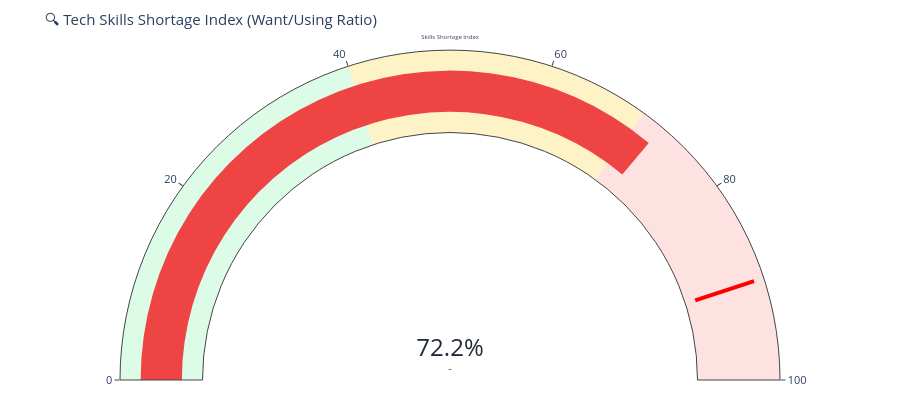

Write notebook code for a chart like this one.
### Code cell
# CELL 57: Skills Shortage Index - Gauge Visualization
# 📍 TAB: Tech Trends
# ✅ Compara: O que developers QUEREM aprender vs O que JÁ SABEM

# Calculate shortage index (want/using ratio) for top languages
lang_using = dataset_limpo_medianag['LanguageHaveWorkedWith'].fillna('').astype(str)
lang_want = dataset_limpo_medianag['LanguageWantToWorkWith'].fillna('').astype(str)

lang_using_exp = lang_using.str.split(';').explode().str.strip()
lang_want_exp = lang_want.str.split(';').explode().str.strip()

using_counts = lang_using_exp[lang_using_exp != ''].value_counts()
want_counts = lang_want_exp[lang_want_exp != ''].value_counts()

# Calculate shortage index for top languages
shortage_scores = {}
for lang in using_counts.head(10).index:
    using = using_counts.get(lang, 0.1)
    wanting = want_counts.get(lang, 0)
    shortage_scores[lang] = (wanting / using) * 100 if using > 0 else 0

avg_shortage = np.mean(list(shortage_scores.values()))
shortage_level = min(100, avg_shortage)  # 0-100 scale

# Gauge visualization using plotly
fig = go.Figure(go.Indicator(
    mode='gauge+number+delta',
    value=shortage_level,
    domain={'x': [0, 1], 'y': [0, 1]},
    title={'text': 'Skills Shortage Index'},
    gauge={'axis': {'range': [None, 100]},
           'bar': {'color': '#ef4444'} if shortage_level > 70 else {'color': '#f59e0b'} if shortage_level > 40 else {'color': '#10b981'},
           'steps': [{'range': [0, 40], 'color': '#dcfce7'},
                    {'range': [40, 70], 'color': '#fef3c7'},
                    {'range': [70, 100], 'color': '#fee2e2'}],
           'threshold': {'line': {'color': 'red', 'width': 4}, 'thickness': 0.75, 'value': 90}},
    number={'suffix': '%', 'font': {'size': 24, 'color': '#1f2937'}}
))

fig.update_layout(
    title_text='🔍 Tech Skills Shortage Index (Want/Using Ratio)',
    height=400,
    margin=dict(l=20, r=20, t=50, b=20),
    font=dict(size=11)
)
fig.show()
print(f"✓ Average Shortage Index: {avg_shortage:.1f}% | Shortage Level: {'HIGH 🔴' if shortage_level > 70 else 'MEDIUM 🟡' if shortage_level > 40 else 'LOW 🟢'}")

### Figure 1 — Plotly figure (JSON) as saved in the notebook; plotly's stock layout.template omitted (floating-point values rounded to 4 significant figures)
{"data": [{"domain": {"x": [0, 1], "y": [0, 1]}, "gauge": {"axis": {"range": [null, 100]}, "bar": {"color": "#ef4444"}, "steps": [{"color": "#dcfce7", "range": [0, 40]}, {"color": "#fef3c7", "range": [40, 70]}, {"color": "#fee2e2", "range": [70, 100]}], "threshold": {"line": {"color": "red", "width": 4}, "thickness": 0.75, "value": 90}}, "mode": "gauge+number+delta", "number": {"font": {"color": "#1f2937", "size": 24}, "suffix": "%"}, "title": {"text": "Skills Shortage Index"}, "type": "indicator", "value": 72.21}], "layout": {"font": {"size": 11}, "height": 400, "margin": {"b": 20, "l": 20, "r": 20, "t": 50}, "title": {"text": "🔍 Tech Skills Shortage Index (Want/Using Ratio)"}}}
